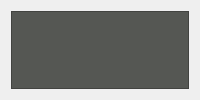
         <widget class="QWidget" name="inisPage">
          <layout class="QHBoxLayout" name="horizontalLayout_10">
           <item>
            <widget class="QFrame" name="inisMenuFrame">
             <property name="styleSheet">
              <string notr="true">background-color: rgb(85, 87, 83);</string>
             </property>
             <property name="frameShape">
              <enum>QFrame::StyledPanel</enum>
             </property>
             <property name="frameShadow">
              <enum>QFrame::Raised</enum>
             </property>
             <widget class="QPushButton" name="manuelButon">
              <property name="geometry">
               <rect>
                <x>200</x>
                <y>100</y>
                <width>89</width>
                <height>25</height>
               </rect>
              </property>
              <property name="text">
               <string>Manuel</string>
              </property>
             </widget>
             <widget class="QPushButton" name="landButon">
              <property name="geometry">
               <rect>
                <x>200</x>
                <y>270</y>
                <width>89</width>
                <height>25</height>
               </rect>
              </property>
              <property name="text">
               <string>Land</string>
              </property>
             </widget>
             <widget class="QPushButton" name="rtlButon">
              <property name="geometry">
               <rect>
                <x>200</x>
                <y>440</y>
                <width>89</width>
                <height>25</height>
               </rect>
              </property>
              <property name="text">
               <string>Rtl</string>
              </property>
             </widget>
             <widget class="QLabel" name="manuelLabel">
              <property name="geometry">
               <rect>
                <x>400</x>
                <y>100</y>
                <width>331</width>
                <height>21</height>
               </rect>
              </property>
              <property name="font">
               <font>
                <pointsize>12</pointsize>
                <weight>75</weight>
                <bold>true</bold>
               </font>
              </property>
              <property name="text">
               <string>Dronu kullanıcının indirmesini sağlar.</string>
              </property>
             </widget>
             <widget class="QLabel" name="landLabel">
              <property name="geometry">
               <rect>
                <x>400</x>
                <y>270</y>
                <width>461</width>
                <height>21</height>
               </rect>
              </property>
              <property name="font">
               <font>
                <pointsize>12</pointsize>
                <weight>75</weight>
                <bold>true</bold>
               </font>
              </property>
              <property name="text">
               <string>Dronun olduğu yere otonom bir şekilde inmesini sağlar.</string>
              </property>
             </widget>
             <widget class="QLabel" name="rtlLabel">
              <property name="geometry">
               <rect>
                <x>400</x>
                <y>440</y>
                <width>621</width>
                <height>21</height>
               </rect>
              </property>
              <property name="font">
               <font>
                <pointsize>12</pointsize>
                <weight>75</weight>
                <bold>true</bold>
               </font>
              </property>
              <property name="text">
               <string>Dronun eve dönüş modudur ve başladığı noktaya dönüp inmesini sağlar.</string>
              </property>
             </widget>
            </widget>
           </item>
          </layout>
         </widget>
